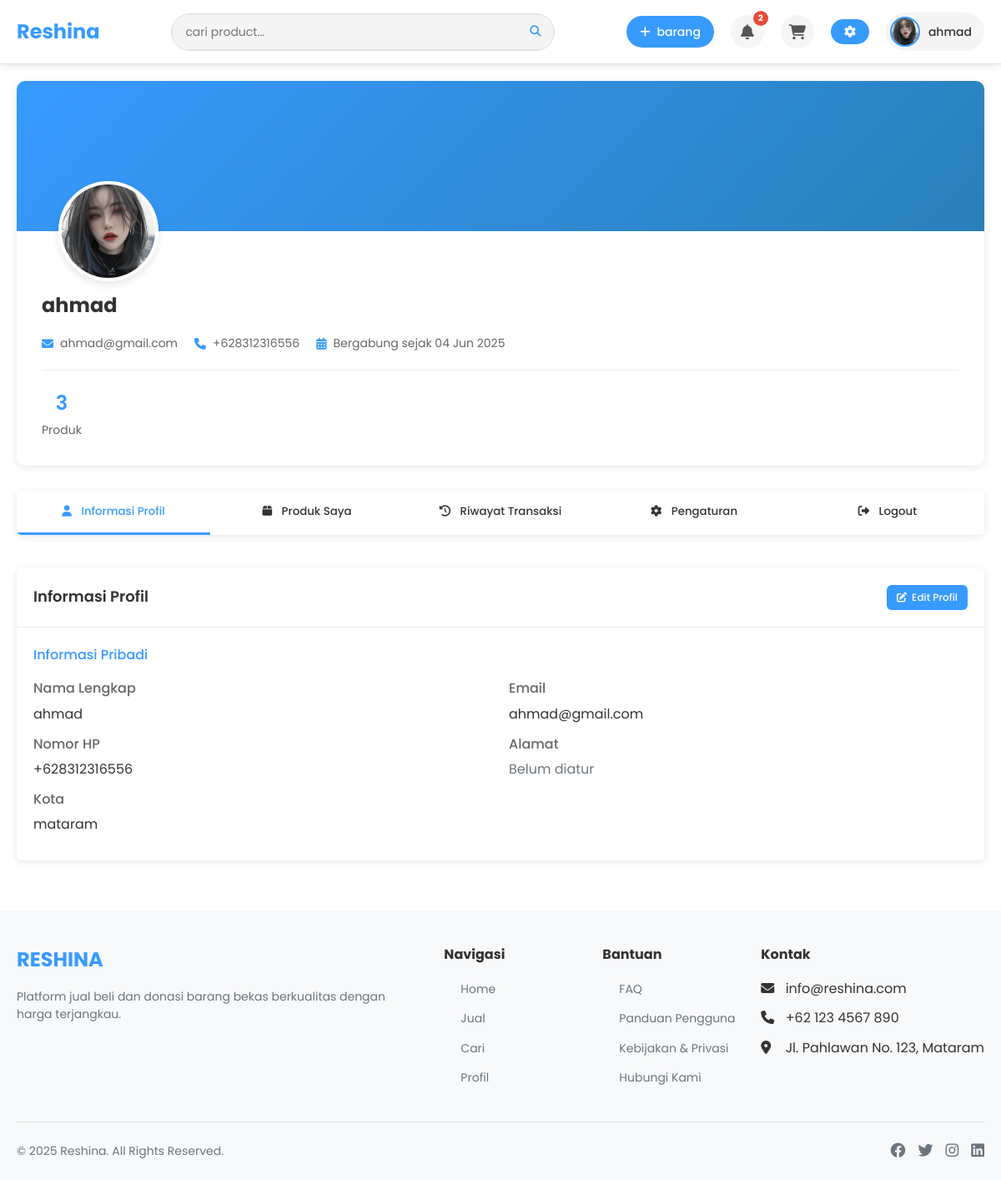
Page /pages/profile.php (signed in) on the committed database.
### tables this page shows
CREATE TABLE `user` (
  `id` int(11) NOT NULL,
  `username` varchar(100) DEFAULT NULL,
  `email` varchar(100) DEFAULT NULL,
  `password` varchar(255) DEFAULT NULL,
  `profile_image` varchar(255) DEFAULT NULL,
  `created_at` datetime DEFAULT current_timestamp(),
  `updated_at` datetime DEFAULT current_timestamp() ON UPDATE current_timestamp(),
  `nomor_hp` varchar(20) DEFAULT NULL,
  `alamat` text DEFAULT NULL,
  `city` varchar(100) DEFAULT NULL,
  `bio` text DEFAULT NULL,
  `id_lokasi` int(11) DEFAULT NULL,
  `role` varchar(120) DEFAULT NULL
);

### include/koneksi.php (called while the page is built, shortened)
<?php
$username = "root";

### pages/profile.php (the view, shortened to what this page needs)
<?php
include '../include/koneksi.php';
$user_id = $_SESSION['user_id'];
$query = "SELECT * FROM user WHERE id = $user_id";
$result = mysqli_query($conn, $query);
if ($result && mysqli_num_rows($result) > 0) {
    $user_data = mysqli_fetch_assoc($result);
    $email = $user_data['email'];
    $alamat = $user_data['alamat'] ?? '';
    $no_hp = $user_data['nomor_hp'] ?? '';
    $created_at = $user_data['created_at'];
    $profile_image = $user_data['profile_image'] ? $user_data['profile_image'] : '../assets/image/user.png';
    $city = $user_data['city'] ?? '';
}
$product_query = "SELECT COUNT(*) as total_products FROM produk WHERE id_user = $user_id";
$product_result = mysqli_query($conn, $product_query);
$total_products = 0;
if ($product_result && mysqli_num_rows($product_result) > 0) {
    $product_data = mysqli_fetch_assoc($product_result);
    $total_products = $product_data['total_products'];
}
include '../include/header.php';
?>
<!DOCTYPE html>
<html lang="id">
<head>
    <link rel="stylesheet" href="../assets/css/base.css">
    <link rel="stylesheet" href="../assets/css/profile.css">
    <link rel="stylesheet" href="../assets/css/dashboard.css">
    <link rel="stylesheet" href="https://cdnjs.cloudflare.com/ajax/libs/font-awesome/6.4.0/css/all.min.css">
</head>
<body>
    <main class="main-content">
        <div class="container">
            <div class="profile-header-banner">
                <div class="profile-cover">
                    <div class="profile-avatar-wrapper">
                        <div class="profile-avatar">
                            <img src="<?php echo $profile_image; ?>" alt="<?php echo $username; ?>" id="userAvatar">
                        </div>
                    </div>
                </div>
                <div class="profile-info-summary">
                    <h1 class="profile-name" id="userName"><?php echo $_SESSION['username']; ?></h1>
                    <div class="profile-meta">
                        <div class="profile-meta-item">
                            <i class="fas fa-envelope"></i>
                            <span id="email"><?php echo $email; ?></span>
                        </div>
                        <div class="profile-meta-item">
                            <i class="fas fa-phone"></i>
                            <span id="phone"><?php echo $no_hp ? $no_hp : 'Belum diatur'; ?></span>
                        </div>
                        <div class="profile-meta-item">
                            <i class="fas fa-calendar-alt"></i>
                            <span>Bergabung sejak <?php echo date('d M Y', strtotime($created_at)); ?></span>
                        </div>
                    </div>
                    <div class="profile-stats">
                        <div class="stat-item">
                            <span class="stat-value"><?php echo $total_products; ?></span>
                            <span class="stat-label">Produk</span>
                        </div>
                    </div>
                </div>
            </div>
            <div class="profile-content-wrapper">
                <div class="profile-tabs">
                    <button class="tab-btn active" data-tab="profile-info"><i class="fas fa-user"></i> Informasi Profil</button>
                    <button class="tab-btn" data-tab="my-products"><i class="fas fa-box"></i> Produk Saya</button>
                    <button class="tab-btn" data-tab="transaction-history"><i class="fas fa-history"></i> Riwayat Transaksi</button>
                    <button class="tab-btn" data-tab="settings"><i class="fas fa-cog"></i> Pengaturan</button>
                    <button class="tab-btn" onclick="window.location.href='../include/logout.php'"><i class="fas fa-sign-out-alt"></i> Logout</button>
                </div>
                <div class="tab-content-wrapper">
                    <div class="tab-content active" id="profile-info">
                        <div class="card">
                            <div class="card-header">
                                <h2>Informasi Profil</h2>
                                <button class="btn btn-primary btn-sm" id="editProfileBtn"><i class="fas fa-edit"></i> Edit Profil</button>
                            </div>
                            <div class="card-body">
                                <div class="info-section" id="profileInfoView">
                                    <div class="info-group">
                                        <h3>Informasi Pribadi</h3>
                                        <div class="info-row">
                                            <div class="info-item">
                                                <span class="info-label">Nama Lengkap</span>
                                                <span class="info-value" id="fullName"><?php echo $_SESSION['username']; ?></span>
                                            </div>
                                            <div class="info-item">
                                                <span class="info-label">Email</span>
                                                <span class="info-value"><?php echo $email; ?></span>
                                            </div>
                                        </div>
                                        <div class="info-row">
                                            <div class="info-item">
                                                <span class="info-label">Nomor HP</span>
                                                <span class="info-value" id="mainPhone"><?php echo $no_hp ? $no_hp : '<span class="text-muted">Belum diatur</span>'; ?></span>
                                            </div>
                                            <div class="info-item">
                                                <span class="info-label">Alamat</span>
                                                <span class="info-value" id="mainAddress"><?php echo $alamat ? $alamat : '<span class="text-muted">Belum diatur</span>'; ?></span>
                                            </div>
                                        </div>
                                        <div class="info-row">
                                            <div class="info-item">
                                                <span class="info-label">Kota</span>
                                                <span class="info-value" id="city"><?php echo $city ? $city : '<span class="text-muted">Belum diatur</span>'; ?></span>
                                            </div>
                                        </div>
                                    </div>
                                </div>
                            </div>
                        </div>
                    </div>
                </div>
            </div>
        </div>
    </main>
    <?php include '../include/footer.php'; ?>
</body>
</html>

### include/header.php (shortened to what this page needs)
<?php
include_once '../include/koneksi.php';
$profile_pic = '../assets/image/user.png';
if (isset($_SESSION['user_id'])) {
    $user_id = $_SESSION['user_id'];
    $result = mysqli_query($conn, "SELECT profile_image FROM user WHERE id = $user_id LIMIT 1");
    if ($result && $row = mysqli_fetch_assoc($result)) {
        if (!empty($row['profile_image']) && file_exists($row['profile_image'])) {
            $profile_pic = $row['profile_image'];
        }
    }
}
?>
<!DOCTYPE html>
<html lang="id">
<head>
    <link rel="stylesheet" href="/ProwebReshina2/assets/css/header.css">
    <link rel="stylesheet" href="https://cdnjs.cloudflare.com/ajax/libs/font-awesome/6.4.0/css/all.min.css">
</head>
<body>
    <header class="site-header">
        <div class="container">
            <div class="header-wrapper">
                <div class="logo">
                    <a href="/ProwebReshina2/pages/dashboard.php">
                        <span>Reshina</span>
                    </a>
                </div>
                <div class="search-form">
                    <form action="/ProwebReshina2/pages/search-results.php" method="GET" class="search-form">
                        <div class="search-input">
                            <input type="text" name="search" placeholder="cari product...">
                            <button type="submit">
                                <i class="fas fa-search"></i>
                            </button>
                        </div>
                    </form>
                </div>
                <div class="user-menu">
                    <a href="/ProwebReshina2/pages/product-form.php" class="upload-btn"><i class="fas fa-plus"></i> <span>barang</span></a>
                    <div class="notification-wrapper">
                        <a href="/ProwebReshina2/pages/notifications.php" class="notification-btn"><i class="fas fa-bell"></i></a>
                        <?php
                        $unread_notification_count = 0;
                        if (isset($_SESSION['user_id']) && isset($conn)) {
                            $current_user_id_for_notif = $_SESSION['user_id'];
                            $sql_unread_count = "SELECT COUNT(*) AS unread_count FROM notifications WHERE user_id = ? AND is_read = 0";
                            $stmt_unread_count = $conn->prepare($sql_unread_count);
                            if ($stmt_unread_count) {
                                $stmt_unread_count->bind_param("i", $current_user_id_for_notif);
                                $stmt_unread_count->execute();
                                $result_unread_count = $stmt_unread_count->get_result();
                                $row_unread_count = $result_unread_count->fetch_assoc();
                                $unread_notification_count = $row_unread_count['unread_count'];
                            }
                        }
                        if ($unread_notification_count > 0):
                        ?>
                        <span class="notification-badge"><?php echo $unread_notification_count; ?></span>
                        <?php endif; ?>
                    </div>
                    <div class="notification-wrapper">
                        <a href="/ProwebReshina2/pages/beli-barang.php" class="notification-btn"><i class="fas fa-shopping-cart"></i></a>
                    </div>
                    <?php if (isset($_SESSION['role']) && $_SESSION['role'] === 'admin'): ?>
                    <div class="user-menu">
                        <a href="/ProwebReshina2/pages/admin-panel.php" class="admin-btn"><i class="fas fa-gear"></i></a>
                    </div>
                    <?php endif; ?>
                    <div class="user-dropdown">
                        <div class="user-dropdown">
                            <a href="/ProwebReshina2/pages/profile.php" class="user-info" style="text-decoration: none;">
                                <img src="<?php echo $profile_pic; ?>" alt="User Avatar" class="user-avatar">
                                <span class="user-name">
                                    <?php echo ($_SESSION['username']); ?>
                                </span>
                            </a>
                        </div>
                    </div>
                </div>
            </div>
        </div>
    </header>
</body>
</html>

### assets/css/header.css (style rules this page uses)
:root { --primary-color: #379aff; --primary-dark: #2980b9; --secondary-color: #ff6b6b; --text-color: #333; --text-light: #777; --bg-color: #fff; --bg-light: #f5f5f5; --border-color: #e0e0e0; --shadow-sm: 0 2px 5px rgba(0, 0, 0, 0.05); --shadow-md: 0 5px 15px rgba(0, 0, 0, 0.1); --border-radius: 8px; --transition: all 0.3s ease; }
* { margin: 0; padding: 0; box-sizing: border-box; }
body { font-family: "Poppins", sans-serif; color: var(--text-color); background-color: #f9f9f9; line-height: 1.6; }
.container { width: 100%; max-width: 1200px; margin: 0 auto; padding: 0 15px; }
.site-header { background-color: var(--bg-color); box-shadow: var(--shadow-sm); position: sticky; top: 0; z-index: 1000; border-bottom: 1px solid var(--border-color); }
.header-wrapper { display: flex; align-items: center; justify-content: space-between; padding: 15px 0; position: relative; }
.logo a { display: flex; align-items: center; text-decoration: none; color: var(--primary-color); font-weight: 700; font-size: 1.5rem; transition: var(--transition); }
.logo span { font-size: 1.5rem; font-weight: 700; color: var(--primary-color); }
.search-form { flex: 1; max-width: 500px; margin: 0 20px; }
.search-input { display: flex; border: 1px solid var(--border-color); border-radius: 30px; overflow: hidden; transition: var(--transition); background-color: var(--bg-light); }
.search-input input { flex: 1; border: none; padding: 12px 20px; font-size: 14px; background: transparent; outline: none; }
.search-input button { background-color: var(--primary-color); color: white; border: none; padding: 0 20px; cursor: pointer; transition: var(--transition); display: flex; align-items: center; justify-content: center; }
.user-menu { display: flex; align-items: center; gap: 15px; }
.notification-badge { position: absolute; top: -5px; right: -5px; background-color: var(--secondary-color); color: white; font-size: 10px; font-weight: bold; width: 18px; height: 18px; border-radius: 50%; display: flex; align-items: center; justify-content: center; }
.user-dropdown { position: relative; }
.main-content { padding: 30px 0; }
.user-menu { display: flex; align-items: center; gap: 20px; }
.upload-btn { display: flex; align-items: center; gap: 8px; background-color: #379aff; color: white; text-decoration: none; font-size: 14px; font-weight: 500; padding: 8px 16px; border-radius: 30px; transition: all 0.3s ease; }
.notification-wrapper { position: relative; }
.notification-btn { color: #555; text-decoration: none; font-size: 18px; display: flex; align-items: center; justify-content: center; width: 40px; height: 40px; border-radius: 50%; background-color: #f5f5f5; transition: all 0.3s ease; }
.admin-btn { display: flex; align-items: center; gap: 8px; background-color: #379aff; color: white; text-decoration: none; font-size: 14px; font-weight: 500; padding: 8px 16px; border-radius: 30px; transition: all 0.3s ease; }
.notification-badge { position: absolute; top: -5px; right: -5px; background-color: #ff6b6b; color: white; font-size: 10px; font-weight: bold; width: 18px; height: 18px; border-radius: 50%; display: flex; align-items: center; justify-content: center; }
.user-dropdown { position: relative; cursor: pointer; }
.user-info { display: flex; align-items: center; gap: 10px; padding: 5px; border-radius: 30px; transition: all 0.3s ease; background-color: #f5f5f5; padding: 5px 15px 5px 5px; }
.user-avatar { width: 36px; height: 36px; border-radius: 50%; object-fit: cover; border: 2px solid #379aff; }
.user-name { font-size: 14px; font-weight: 500; color: #333; max-width: 100px; white-space: nowrap; overflow: hidden; text-overflow: ellipsis; }

### assets/css/dashboard.css (style rules this page uses)
:root { --primary-color: #379aff; --secondary-color: #f8f9fa; --text-color: #333; --light-gray: #e9ecef; --medium-gray: #dee2e6; --dark-gray: #6c757d; --border-radius: 6px; --box-shadow: 0 2px 10px rgba(0, 0, 0, 0.1); --transition: all 0.3s ease; }
* { margin: 0; padding: 0; box-sizing: border-box; font-family: 'Poppins', 'Segoe UI', Arial, sans-serif; }
body { background-color: #fff; color: var(--text-color); min-height: 100vh; display: flex; flex-direction: column; }
.container { width: 100%; max-width: 1200px; margin: 0 auto; padding: 0 20px; }
.logo a { text-decoration: none; color: var(--primary-color); }
.main-content { flex: 1; padding: 20px 0 40px; }

### rows in the picture
user: profile_image (picture), email "ahmad@gmail.com", nomor_hp "+628312316556", created_at "04 Jun 2025", city "mataram"

### other values in the picture
$unread_notification_count "2"
$_SESSION['username'] "ahmad"
$total_products "3"
